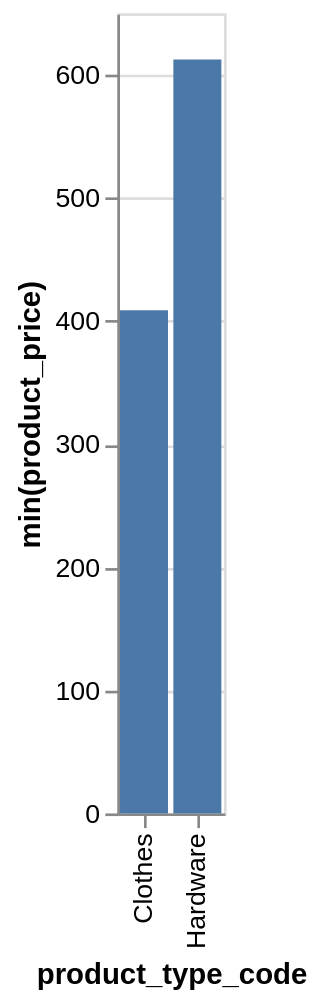

Source (Vega-Lite JSON):
### Vega-Lite specification from a JSON file in a GitHub repository (floating-point values rounded to 4 significant figures)
{"data": {"values": [{"x_data": "Clothes", "y_data": 408.8}, {"x_data": "Hardware", "y_data": 612.5}]}, "mark": "bar", "encoding": {"x": {"field": "x_data", "type": "nominal", "title": "product_type_code", "sort": "ascending"}, "y": {"field": "y_data", "type": "quantitative", "title": "min(product_price)"}}}
